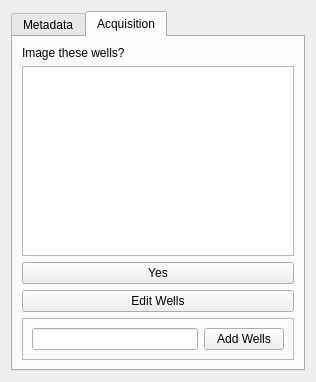
<?xml version="1.0" encoding="UTF-8"?>
<ui version="4.0">
 <class>Form</class>
 <widget class="QWidget" name="Form">
  <property name="geometry">
   <rect>
    <x>0</x>
    <y>0</y>
    <width>316</width>
    <height>382</height>
   </rect>
  </property>
  <property name="windowTitle">
   <string>Form</string>
  </property>
  <layout class="QVBoxLayout" name="verticalLayout_2">
   <item>
    <widget class="QTabWidget" name="tabWidget">
     <property name="font">
      <font>
       <weight>50</weight>
       <bold>false</bold>
      </font>
     </property>
     <property name="currentIndex">
      <number>1</number>
     </property>
     <widget class="QWidget" name="tab">
      <attribute name="title">
       <string>Metadata</string>
      </attribute>
      <layout class="QVBoxLayout" name="verticalLayout">
       <item>
        <widget class="QLabel" name="label">
         <property name="text">
          <string>Update Experiment Metadata</string>
         </property>
        </widget>
       </item>
       <item>
        <widget class="QLineEdit" name="lineEdit"/>
       </item>
       <item>
        <widget class="QPushButton" name="pushButton">
         <property name="text">
          <string>Scan Plate Frame</string>
         </property>
        </widget>
       </item>
       <item>
        <widget class="QLineEdit" name="lineEdit_2"/>
       </item>
       <item>
        <widget class="QPushButton" name="pushButton_2">
         <property name="text">
          <string>Scan Patient Information</string>
         </property>
        </widget>
       </item>
      </layout>
     </widget>
     <widget class="QWidget" name="tab_2">
      <attribute name="title">
       <string>Acquisition</string>
      </attribute>
      <layout class="QVBoxLayout" name="verticalLayout_3">
       <item>
        <widget class="QLabel" name="label_2">
         <property name="text">
          <string>Image these wells?</string>
         </property>
        </widget>
       </item>
       <item>
        <widget class="QListWidget" name="listWidget"/>
       </item>
       <item>
        <widget class="QPushButton" name="pushButton_3">
         <property name="text">
          <string>Yes</string>
         </property>
        </widget>
       </item>
       <item>
        <widget class="QPushButton" name="pushButton_4">
         <property name="text">
          <string>Edit Wells</string>
         </property>
        </widget>
       </item>
       <item>
        <widget class="QFrame" name="frame">
         <property name="frameShape">
          <enum>QFrame::StyledPanel</enum>
         </property>
         <property name="frameShadow">
          <enum>QFrame::Raised</enum>
         </property>
         <layout class="QHBoxLayout" name="horizontalLayout">
          <item>
           <widget class="QLineEdit" name="lineEdit_3"/>
          </item>
          <item>
           <widget class="QPushButton" name="pushButton_5">
            <property name="text">
             <string>Add Wells</string>
            </property>
           </widget>
          </item>
         </layout>
        </widget>
       </item>
      </layout>
     </widget>
    </widget>
   </item>
  </layout>
 </widget>
 <resources/>
 <connections>
  <connection>
   <sender>lineEdit</sender>
   <signal>returnPressed()</signal>
   <receiver>pushButton</receiver>
   <slot>click()</slot>
   <hints>
    <hint type="sourcelabel">
     <x>150</x>
     <y>218</y>
    </hint>
    <hint type="destinationlabel">
     <x>150</x>
     <y>248</y>
    </hint>
   </hints>
  </connection>
  <connection>
   <sender>lineEdit_2</sender>
   <signal>returnPressed()</signal>
   <receiver>pushButton_2</receiver>
   <slot>click()</slot>
   <hints>
    <hint type="sourcelabel">
     <x>150</x>
     <y>287</y>
    </hint>
    <hint type="destinationlabel">
     <x>150</x>
     <y>317</y>
    </hint>
   </hints>
  </connection>
 </connections>
</ui>
